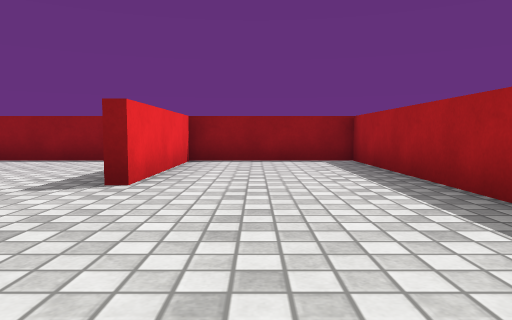
View 1 (above)

18 first-person views from a walk through a 3-D level made in the Unity game engine. The camera is 0.59 m above the floor, tilts 4° down and sees 70° across. The floor is counted in squares, 1 m on a side. Each view is taken from the middle of a square. On the plan, view 1 faces up. The plan holds only what a view shows up to about 10 squares ahead; the rest is blank. The player character is not drawn. Surface patterns are stand-ins for the level's own textures.

View 2
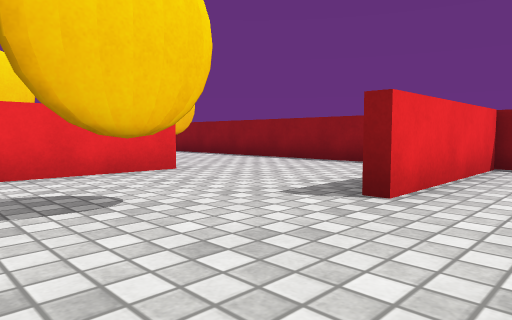

View 3
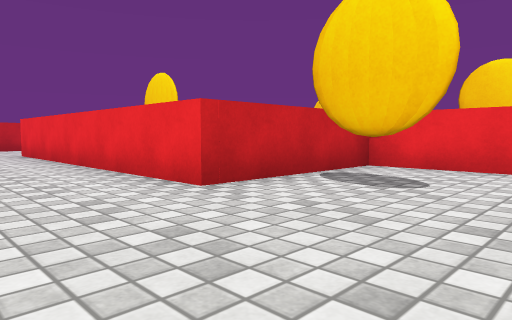

View 4
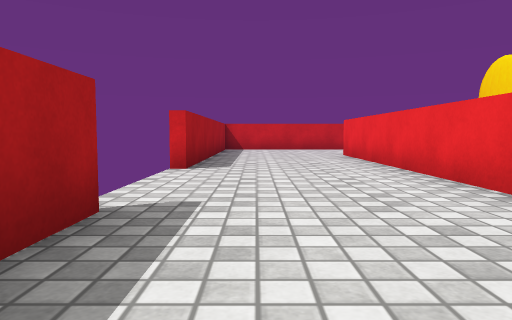

View 5
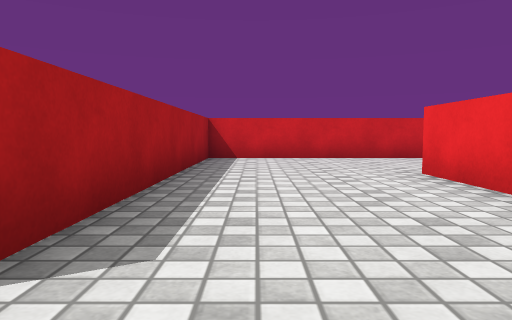

View 6
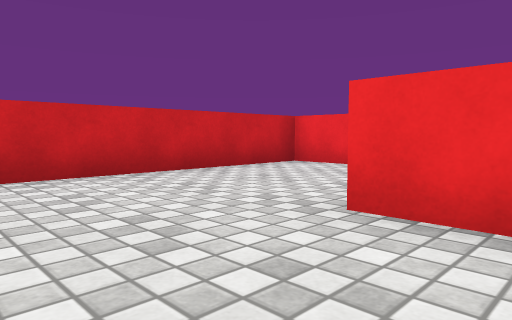

View 7
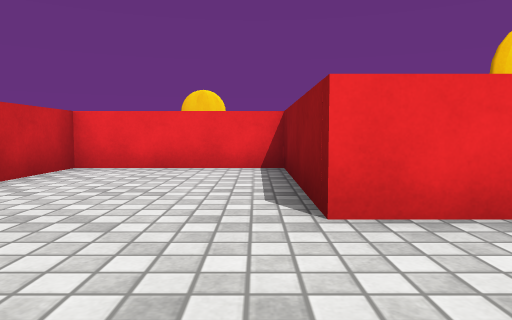

View 8
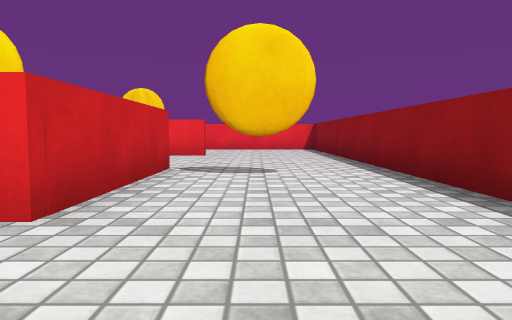

View 9
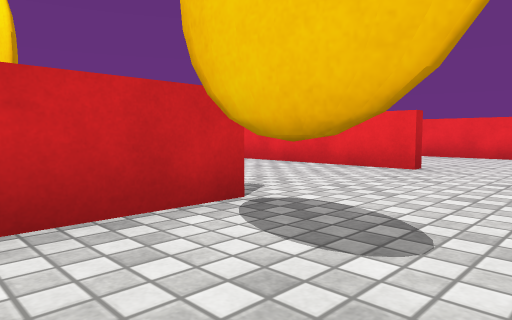

View 10
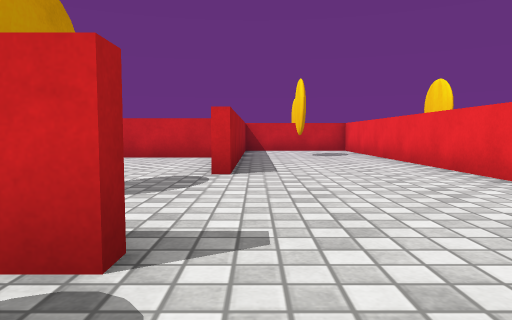

View 11
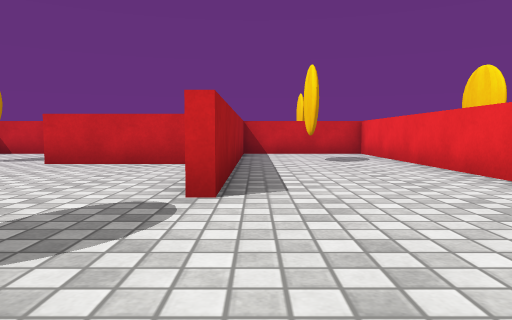

View 12
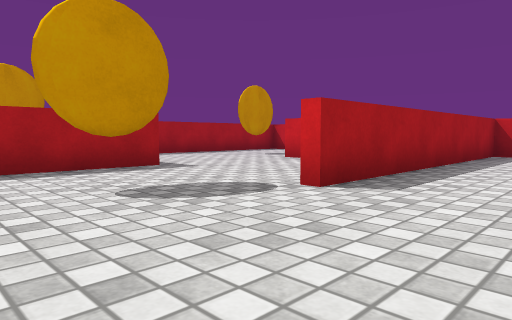

View 13
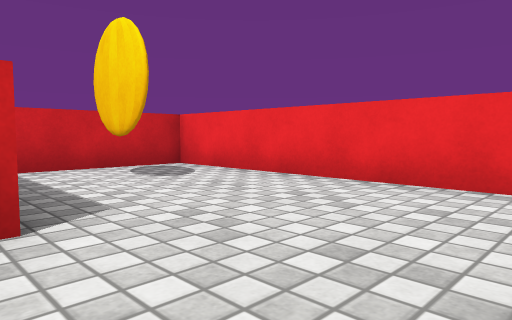

View 14
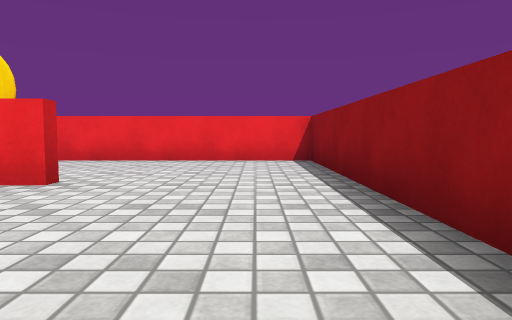

View 15
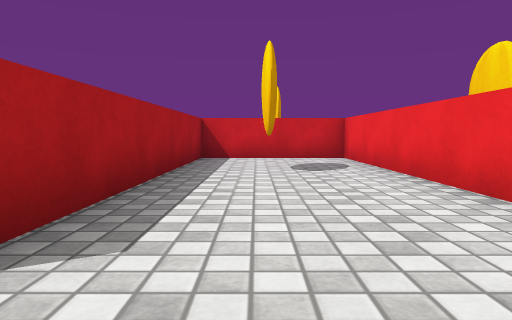

View 16
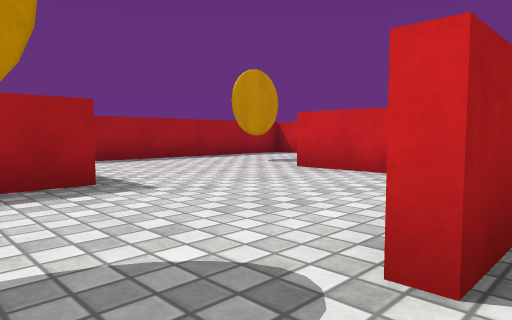

View 17
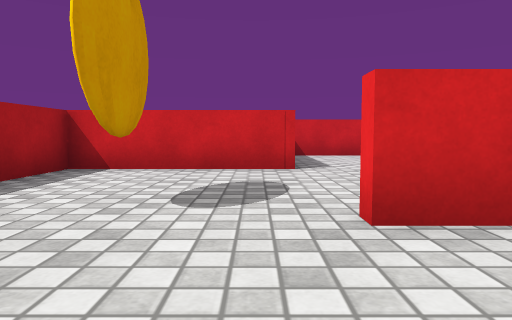

View 18
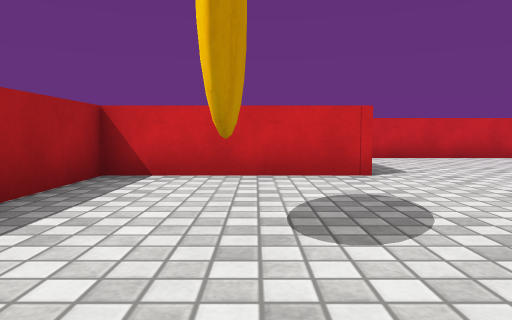

### Floor plan
Points are (right, up) in squares from view 1. A wall is a line through its corners. A room is listed if a view was taken in it or the views show most of it. See-through windows are left out.
Room 1 (views 1, 2, 3, 4, 5, 6, 7, 8, 9, 10, 11, 12, 13, 14, 15, 16)
walls: (-2.4, 2.1) (-2.5, 1.6); (-2.3, 2.1) (-2.5, 1.5); (-7.9, 1.5) (-8, 2); (-7.9, 1.6) (-8, 2.5) (-7.8, 2.9); (-2.5, 2.9) (-2.4, 2.5) (-2.4, 1.7); (-2.4, 2.8) (-2.4, 2.3); (-8, 2.2) (-7.9, 2.8); (-9.4, 4.5) (-5.4, 4.5) (-5.4, 0.6) (-1.5, 0.6) (-1.5, -7.5) (-5.4, -7.5) (-5.4, -11.2) (2.2, -11.2) (2.2, -3.2); (-8, 6.1) (-8.1, 5.4); (-8.1, 6.5) (-8.1, 5.8); (-8.1, 6.7) (-8, 6); (-8.2, 6.8) (-8, 6.1) (-8.2, 5.4); (-9.6, -4.5) (-9.6, 0.6); (2.2, 0.1) (2.2, 1.4); (-3.4, 8.2) (-17.3, 8.2) (-17.3, 0.6) (-14.2, 0.6); (2.2, 3) (2.2, 8.2) (-1.5, 8.2) (-1.5, 4.2) (-1.9, 4.2); (-11.4, -3.9) (-11.2, -3.5); (-13.6, 4.5) (-13.2, 4.5) (-13.2, -3.5); (-15.1, 2.1) (-15.1, 1.6); (-15.1, 2.5) (-15.1, 2); (-15.2, 2.9) (-15, 2.3); (-15.2, 2.9) (-15.1, 2.2)
ways out: opening at (-9, 1) to room 2; gap at (-8, 3) to room 2; opening at (-12, -3) to room 4
Room 2 (views 17, 18)
walls: (-5.7, 0.2) (-5.7, 3); (-4, -4.1) (-3.8, -3.5) (-3.7, -4); (-8.9, -3.3) (-5.8, -3.3); (-3.9, -4.6) (-3.9, -4.1); (-3.9, -4.8) (-3.9, -4.3) (-3.9, -3.4); (-5.8, -7.2) (-1.8, -7.2) (-1.8, -1.1)
ways out: opening at (-9, 1) to room 1; gap at (-8, 3) to room 1; opening at (-6, -5.5) to room 3
Room 3 (no view inside)
walls: (-10.5, -11.2) (-6.9, -11.2)
ways out: opening at (-6, -5.5) to room 2
Room 4 (no view inside)
walls: (-13.2, -3.5) (-13.2, -7.2) (-9.6, -7.2) (-9.6, -4.5)
ways out: opening at (-12, -3) to room 1

Positions as (right, up) in squares from view 1, and headings:
1: (0, 0), facing up
2: (0, 1), facing up-left
3: (1, 4), facing down-left
4: (1, 3), facing down
5: (1, -2), facing down
6: (1, -6), facing down-left
7: (1, -8), facing left
8: (-3, 6), facing left
9: (-7, 7), facing down-left
10: (-10, 6), facing down
11: (-10, 4), facing down
12: (-12, 4), facing down-right
13: (-13, 7), facing down-left
14: (-9, 7), facing left
15: (-11, 2), facing down
16: (-10, 2), facing down-right
17: (-5, -1), facing down
18: (-4, -2), facing down
